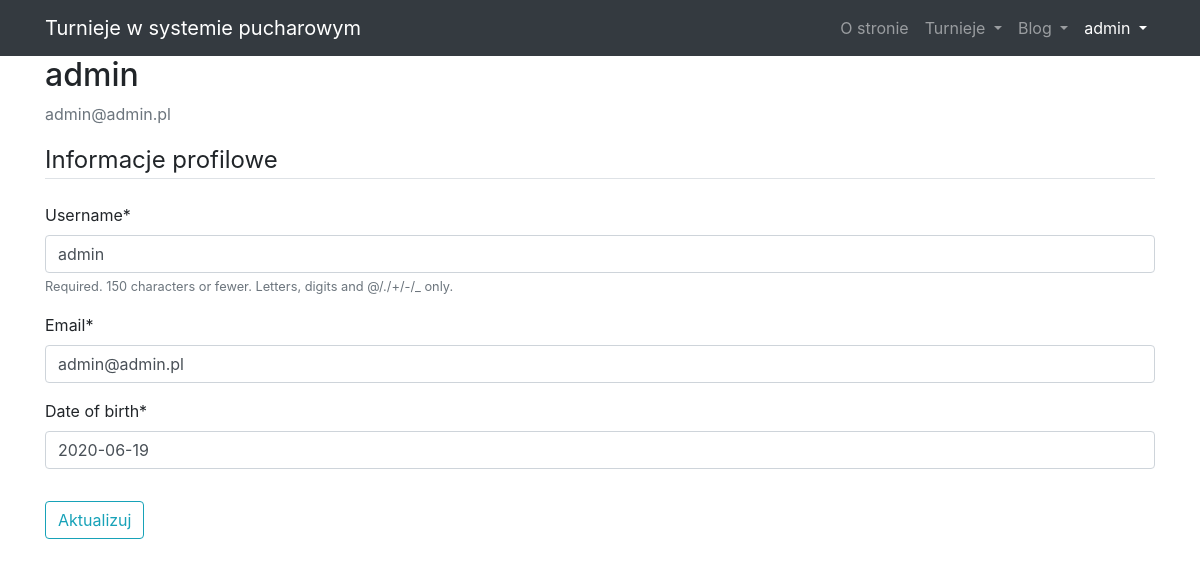
The app's page /user/profile/ (signed in) with its own data.
### user/models.py (models this page shows)
class User(AbstractUser):
    date_of_birth = models.DateField(default=date.today)

### user/views.py (the view)
# urls.py: path('profile/', user_viewes.profile, name='profile'),
@login_required
def profile(request):
    if request.method == 'POST':
        u_form = UserUpdateForm(request.POST, instance=request.user)
        if u_form.is_valid():
            u_form.save()
            messages.success(
                request, f'Twoje konto zostało zaktualizowane!')
            return redirect('profile')
    else:
        u_form = UserUpdateForm(instance=request.user)
    context = {
        'u_form': u_form,
    }
    return render(request, 'user/profile.html', context)

### user/forms.py
class UserUpdateForm(forms.ModelForm):
    email = forms.EmailField()
    class Meta:
        model = User
        fields = ['username', 'email', 'date_of_birth']

### user/templates/user/profile.html (shortened to what this page needs)
{% extends "tournaments_app/base.html" %}
{% load crispy_forms_tags %}
{% block content %}
<div class="content-section">
    <div class="media">
        <div class="media-body">
            <h2 class="account-heading">{{ user.username }}</h2>
            <p class="text-secondary">{{ user.email}}</p>
        </div>
    </div>
    <form method="POST" enctype="multipart/form-data">
        <fieldset class="form-group">
            <legend class="border-bottom mb-4">Informacje profilowe</legend>
            {{ u_form|crispy }}
        </fieldset>
        <div clss="form-group">
            <button class="btn btn-outline-info" type="submit">Aktualizuj</button>
        </div>
    </form>
</div>
{% endblock content %}

### tournaments_app/templates/tournaments_app/base.html (shortened to what this page needs)
{% load static %}
<!DOCTYPE html>
<html>
<head>
    <link rel="stylesheet" href="https://stackpath.bootstrapcdn.com/bootstrap/4.1.3/css/bootstrap.min.css"
>
    <link rel="stylesheet" href="{% static "css/bootstrap.min.css" %}">
    <link rel="stylesheet" href="{% static "css/modern-business.css" %}">
</head>
{% load crispy_forms_tags %}
<body>
    <nav class=" navbar fixed-top navbar-expand-lg navbar-dark bg-dark fixed-top">
        <div class="container">
            <a class="navbar-brand" href="{% url 'blog-home' %}">Turnieje w systemie pucharowym</a>
            <div class="collapse navbar-collapse" id="navbarResponsive">
                <ul class="navbar-nav ml-auto">
                    <li class="nav-item">
                        <a class="nav-link" href="{% url 'blog-about' %}">O stronie</a>
                    </li>
                    <li class="nav-item dropdown">
                        <a class="nav-link dropdown-toggle" href="#" id="navbarDropdownPortfolio" data-toggle="dropdown"
                            aria-haspopup="true" aria-expanded="false">
                            Turnieje
                        </a>
                    </li>
                    <li class="nav-item dropdown">
                        <a class="nav-link dropdown-toggle" href="#" id="navbarDropdownBlog" data-toggle="dropdown"
                            aria-haspopup="true" aria-expanded="false">
                            Blog
                        </a>
                    </li>
                    <li class="nav-item active dropdown">
                        <a class="nav-link dropdown-toggle" href="#" id="navbarDropdownBlog" data-toggle="dropdown"
                            aria-haspopup="true" aria-expanded="false">
                            {% if user.is_authenticated %}
                            {{ user.username }}
                            {% else %}
                            Konto
                            {% endif %}
                        </a>
                    </li>
                </ul>
            </div>
        </div>
    </nav>
    <div class="container">
        {% block content %}
        {% endblock %}
    </div>
</body>
</html>

### tournaments_app/static/css/modern-business.css (style rules this page uses)
body { padding-top: 56px; }

### records on screen
User: username "admin", email "admin@admin.pl", date_of_birth "2020-06-19"
